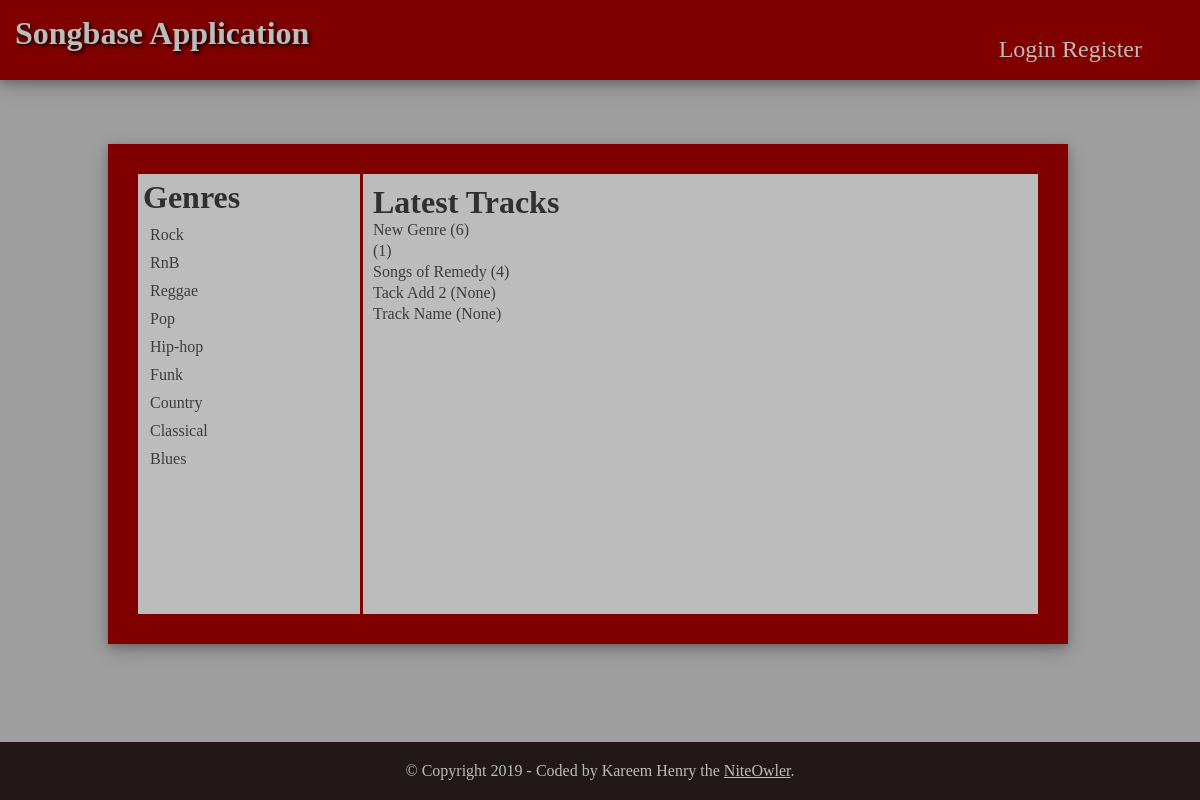
Page /songbase/ on the earlier database version.
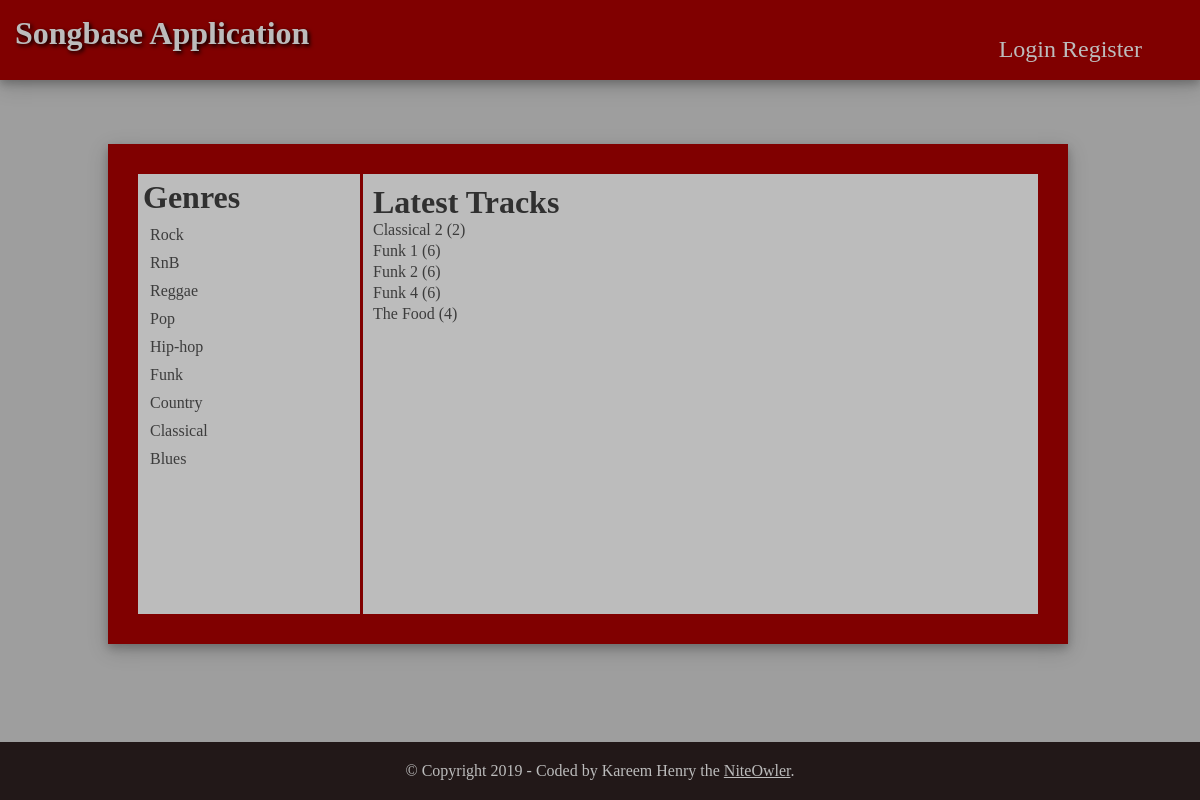
Same page on the later database version.
### models.py (models this page shows, shortened)
class Genre(db.Model):
    __tablename__ = 'genre'
    id = db.Column(db.Integer, primary_key=True, autoincrement=True)
    name = db.Column(db.String(250), nullable=False)
    tracks = db.relationship("Track", backref="genre")

class Track(db.Model):
    __tablename__ = 'track'
    id = db.Column(db.Integer, primary_key=True, autoincrement=True)
    name = db.Column(db.String(250), nullable=False)
    slug = db.Column(db.String(250), nullable=False)
    description = db.Column(db.String(250))
    date = db.Column(db.DateTime, nullable=False, default=datetime.utcnow)
    gen_id = db.Column(db.Integer, db.ForeignKey('genre.id'))
    user_id = db.Column(db.Integer, db.ForeignKey('user.id'))

### main.py (the view)
@main.route("/")
@main.route("/songbase/")
def home():
    genre = quesession.query(Genre).\
        order_by(desc(Genre.name))
    quesession.close()
    track = quesession.query(Track).\
        order_by(desc(Track.date)).limit(5)
    quesession.close()
    return render_template(
        'views/home.html',
        genre=genre,
        track=track
    )

### templates/views/home.html (shortened to what this page needs)
{% extends "base.html" %}
{% block rightcontent %}
<div id="right-content">
<h1>Genres</h1>
        <ul>
        {% for genre in genre %}
            <li><a id="{{ genre.id }}" href="{{url_for('main.showTracks', genre_name = genre.name, genre_id = genre.id)}}">{{ genre.name }}</a></li>
        {% endfor %}
        </ul>
</div>
{% endblock %}
{% block leftcontent %}
<div id="left-content">
    <h1>Latest Tracks</h1>
        <div id="track_list">
            <ul class="">
            {% for track in track %}
                <li class="">{{ track.name }} ({{ track.gen_id }})</li>
            {% else %}
                <li><em>No tracks found.</em></li>
            {% endfor %}
            </ul>
        </div>
</div>
{% endblock %}

Differences in the rows shown:
removed Track: gen_id "1"
no longer on this page (row edited): Track: name "Songs of Remedy", gen_id "4"
no longer on this page (row edited): Track: name "Tack Add 2", gen_id "None"
no longer on this page (row edited): Track: name "Track Name", gen_id "None"
changed Track: name "New Genre" → "Classical 2"; gen_id "6" → "2"
added Track: name "Funk 1", gen_id "6"
added Track: name "Funk 2", gen_id "6"
added Track: name "Funk 4", gen_id "6"
added Track: name "The Food", gen_id "4"
